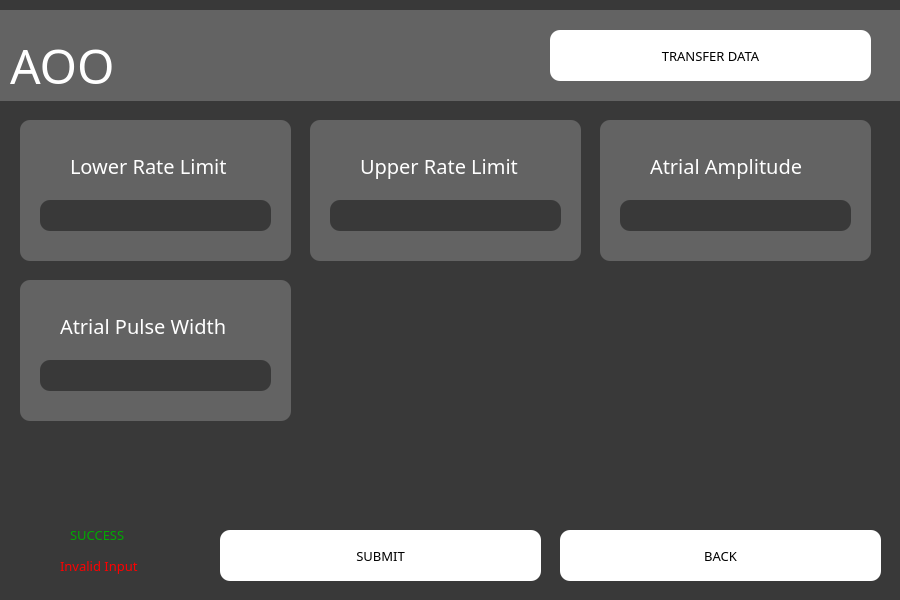
<?xml version="1.0" encoding="UTF-8"?>
<ui version="4.0">
 <class>Dialog</class>
 <widget class="QDialog" name="Dialog">
  <property name="geometry">
   <rect>
    <x>0</x>
    <y>0</y>
    <width>900</width>
    <height>600</height>
   </rect>
  </property>
  <property name="minimumSize">
   <size>
    <width>900</width>
    <height>600</height>
   </size>
  </property>
  <property name="maximumSize">
   <size>
    <width>900</width>
    <height>600</height>
   </size>
  </property>
  <property name="windowTitle">
   <string>Dialog</string>
  </property>
  <property name="styleSheet">
   <string notr="true">background-color: rgb(57, 57, 57);</string>
  </property>
  <widget class="QGraphicsView" name="graphicsView_2">
   <property name="geometry">
    <rect>
     <x>0</x>
     <y>10</y>
     <width>1201</width>
     <height>91</height>
    </rect>
   </property>
   <property name="styleSheet">
    <string notr="true">background-color: rgb(99, 99, 99);
border: none;
</string>
   </property>
  </widget>
  <widget class="QLineEdit" name="AOOLRL">
   <property name="geometry">
    <rect>
     <x>40</x>
     <y>200</y>
     <width>231</width>
     <height>31</height>
    </rect>
   </property>
   <property name="styleSheet">
    <string notr="true">font-size: 12pt;
color: rgb(255, 255, 255);
border-radius: 10;
background-color: rgb(57, 57, 57)</string>
   </property>
   <property name="text">
    <string/>
   </property>
  </widget>
  <widget class="QLineEdit" name="AOOPW">
   <property name="geometry">
    <rect>
     <x>40</x>
     <y>360</y>
     <width>231</width>
     <height>31</height>
    </rect>
   </property>
   <property name="styleSheet">
    <string notr="true">font-size: 12pt;
color: rgb(255, 255, 255);
border-radius: 10;
background-color: rgb(57, 57, 57)</string>
   </property>
   <property name="text">
    <string/>
   </property>
  </widget>
  <widget class="QGraphicsView" name="graphicsView_7">
   <property name="geometry">
    <rect>
     <x>600</x>
     <y>120</y>
     <width>271</width>
     <height>141</height>
    </rect>
   </property>
   <property name="styleSheet">
    <string notr="true">background-color: rgb(99, 99, 99);
border-radius: 10;</string>
   </property>
  </widget>
  <widget class="QLabel" name="label">
   <property name="geometry">
    <rect>
     <x>10</x>
     <y>10</y>
     <width>501</width>
     <height>111</height>
    </rect>
   </property>
   <property name="font">
    <font>
     <family>Franklin Gothic Book</family>
     <pointsize>36</pointsize>
    </font>
   </property>
   <property name="layoutDirection">
    <enum>Qt::LeftToRight</enum>
   </property>
   <property name="styleSheet">
    <string notr="true">color: rgb(255, 255, 255);
background-color: none;</string>
   </property>
   <property name="text">
    <string>AOO</string>
   </property>
  </widget>
  <widget class="QGraphicsView" name="graphicsView_4">
   <property name="geometry">
    <rect>
     <x>20</x>
     <y>120</y>
     <width>271</width>
     <height>141</height>
    </rect>
   </property>
   <property name="styleSheet">
    <string notr="true">background-color: rgb(99, 99, 99);
border-radius: 10;</string>
   </property>
  </widget>
  <widget class="QLabel" name="label_4">
   <property name="geometry">
    <rect>
     <x>60</x>
     <y>310</y>
     <width>191</width>
     <height>31</height>
    </rect>
   </property>
   <property name="font">
    <font>
     <family>Franklin Gothic Book</family>
     <pointsize>15</pointsize>
    </font>
   </property>
   <property name="styleSheet">
    <string notr="true">color: rgb(255, 255, 255);
font-size: 15pt;
background-color: none;
</string>
   </property>
   <property name="text">
    <string>Atrial Pulse Width</string>
   </property>
  </widget>
  <widget class="QLabel" name="label_3">
   <property name="geometry">
    <rect>
     <x>360</x>
     <y>150</y>
     <width>181</width>
     <height>31</height>
    </rect>
   </property>
   <property name="font">
    <font>
     <family>Franklin Gothic Book</family>
     <pointsize>15</pointsize>
    </font>
   </property>
   <property name="styleSheet">
    <string notr="true">color: rgb(255, 255, 255);
font-size: 15pt;
background-color: none;
</string>
   </property>
   <property name="text">
    <string>Upper Rate Limit</string>
   </property>
  </widget>
  <widget class="QLabel" name="label_2">
   <property name="geometry">
    <rect>
     <x>70</x>
     <y>150</y>
     <width>181</width>
     <height>31</height>
    </rect>
   </property>
   <property name="font">
    <font>
     <family>Franklin Gothic Book</family>
     <pointsize>15</pointsize>
    </font>
   </property>
   <property name="styleSheet">
    <string notr="true">color: rgb(255, 255, 255);
font-size: 15pt;
background-color: none;
</string>
   </property>
   <property name="text">
    <string>Lower Rate Limit</string>
   </property>
  </widget>
  <widget class="QGraphicsView" name="graphicsView_6">
   <property name="geometry">
    <rect>
     <x>20</x>
     <y>280</y>
     <width>271</width>
     <height>141</height>
    </rect>
   </property>
   <property name="styleSheet">
    <string notr="true">background-color: rgb(99, 99, 99);
border-radius: 10;</string>
   </property>
  </widget>
  <widget class="QGraphicsView" name="graphicsView_5">
   <property name="geometry">
    <rect>
     <x>310</x>
     <y>120</y>
     <width>271</width>
     <height>141</height>
    </rect>
   </property>
   <property name="styleSheet">
    <string notr="true">background-color: rgb(99, 99, 99);
border-radius: 10;</string>
   </property>
  </widget>
  <widget class="QLabel" name="label_5">
   <property name="geometry">
    <rect>
     <x>650</x>
     <y>150</y>
     <width>171</width>
     <height>31</height>
    </rect>
   </property>
   <property name="font">
    <font>
     <family>Franklin Gothic Book</family>
     <pointsize>15</pointsize>
    </font>
   </property>
   <property name="styleSheet">
    <string notr="true">color: rgb(255, 255, 255);
font-size: 15pt;
background-color: none;
</string>
   </property>
   <property name="text">
    <string>Atrial Amplitude</string>
   </property>
  </widget>
  <widget class="QLineEdit" name="AOOUP">
   <property name="geometry">
    <rect>
     <x>330</x>
     <y>200</y>
     <width>231</width>
     <height>31</height>
    </rect>
   </property>
   <property name="styleSheet">
    <string notr="true">font-size: 12pt;
color: rgb(255, 255, 255);
border-radius: 10;
background-color: rgb(57, 57, 57)</string>
   </property>
   <property name="text">
    <string/>
   </property>
  </widget>
  <widget class="QPushButton" name="backbutton">
   <property name="geometry">
    <rect>
     <x>560</x>
     <y>530</y>
     <width>321</width>
     <height>51</height>
    </rect>
   </property>
   <property name="font">
    <font>
     <family>Franklin Gothic Book</family>
     <pointsize>10</pointsize>
    </font>
   </property>
   <property name="styleSheet">
    <string notr="true">background-color: rgb(255, 255, 255);
border-radius: 10;</string>
   </property>
   <property name="text">
    <string>BACK</string>
   </property>
  </widget>
  <widget class="QLineEdit" name="AOOAA">
   <property name="geometry">
    <rect>
     <x>620</x>
     <y>200</y>
     <width>231</width>
     <height>31</height>
    </rect>
   </property>
   <property name="styleSheet">
    <string notr="true">font-size: 12pt;
color: rgb(255, 255, 255);
border-radius: 10;
background-color: rgb(57, 57, 57)</string>
   </property>
   <property name="text">
    <string/>
   </property>
  </widget>
  <widget class="QPushButton" name="AOOsubmitbutton">
   <property name="geometry">
    <rect>
     <x>220</x>
     <y>530</y>
     <width>321</width>
     <height>51</height>
    </rect>
   </property>
   <property name="font">
    <font>
     <family>Franklin Gothic Book</family>
     <pointsize>10</pointsize>
    </font>
   </property>
   <property name="styleSheet">
    <string notr="true">background-color: rgb(255, 255, 255);
border-radius: 10;</string>
   </property>
   <property name="text">
    <string>SUBMIT</string>
   </property>
  </widget>
  <widget class="QLabel" name="INVALID">
   <property name="geometry">
    <rect>
     <x>60</x>
     <y>550</y>
     <width>101</width>
     <height>31</height>
    </rect>
   </property>
   <property name="font">
    <font>
     <family>Franklin Gothic Book</family>
     <pointsize>10</pointsize>
    </font>
   </property>
   <property name="styleSheet">
    <string notr="true">color:rgb(255, 0, 0)</string>
   </property>
   <property name="text">
    <string>Invalid Input</string>
   </property>
  </widget>
  <widget class="QLabel" name="SUCCESS">
   <property name="geometry">
    <rect>
     <x>70</x>
     <y>520</y>
     <width>71</width>
     <height>31</height>
    </rect>
   </property>
   <property name="font">
    <font>
     <family>Franklin Gothic Book</family>
     <pointsize>10</pointsize>
    </font>
   </property>
   <property name="styleSheet">
    <string notr="true">color:rgb(255, 0, 0)</string>
   </property>
   <property name="text">
    <string>&lt;html&gt;&lt;head/&gt;&lt;body&gt;&lt;p&gt;&lt;span style=&quot; color:#00aa00;&quot;&gt;SUCCESS&lt;/span&gt;&lt;/p&gt;&lt;/body&gt;&lt;/html&gt;</string>
   </property>
  </widget>
  <widget class="QPushButton" name="transferdatabutton">
   <property name="geometry">
    <rect>
     <x>550</x>
     <y>30</y>
     <width>321</width>
     <height>51</height>
    </rect>
   </property>
   <property name="font">
    <font>
     <family>Franklin Gothic Book</family>
     <pointsize>10</pointsize>
    </font>
   </property>
   <property name="styleSheet">
    <string notr="true">background-color: rgb(255, 255, 255);
border-radius: 10;</string>
   </property>
   <property name="text">
    <string>TRANSFER DATA</string>
   </property>
  </widget>
  <zorder>graphicsView_4</zorder>
  <zorder>graphicsView_5</zorder>
  <zorder>graphicsView_6</zorder>
  <zorder>graphicsView_2</zorder>
  <zorder>AOOLRL</zorder>
  <zorder>AOOPW</zorder>
  <zorder>graphicsView_7</zorder>
  <zorder>label</zorder>
  <zorder>label_4</zorder>
  <zorder>label_3</zorder>
  <zorder>label_2</zorder>
  <zorder>label_5</zorder>
  <zorder>AOOUP</zorder>
  <zorder>backbutton</zorder>
  <zorder>AOOAA</zorder>
  <zorder>AOOsubmitbutton</zorder>
  <zorder>INVALID</zorder>
  <zorder>SUCCESS</zorder>
  <zorder>transferdatabutton</zorder>
 </widget>
 <resources/>
 <connections/>
</ui>
